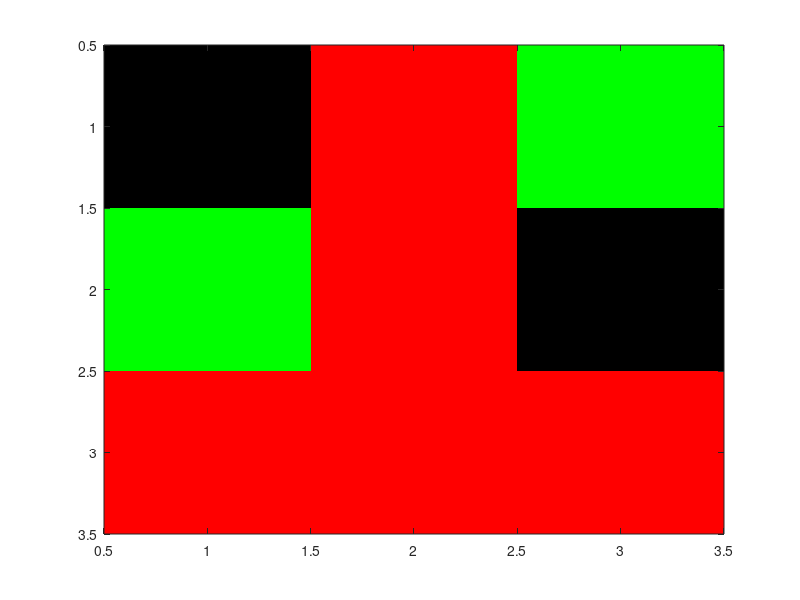

MATLAB code to generate this figure:
% load("maze.mat");
% imshow(I);
% F = double(I);


mymap = [0 0 0
         1 0 0
         0 1 0];
     
mat = [0,1,2;2,1,0;1,1,1];
colormap(mymap)
imagesc(mat)




A = [1,2,3,4,5];
B = [4,5,6,7,8];

C = cat(3, A, B);

x = [1,2];
path = x;
path(end + 1, :) = [3,4];

bla = vecnorm(C, 2, 3);

D = repmat(vecnorm(C, 2, 3), [1 1 2]);

% load('pool.mat');

% dist = dist_mex(F, [815, 384], [0], 'silent');
% bla = dist .* F;
% 
% N = normalize(dist)
% imagesc(bla)